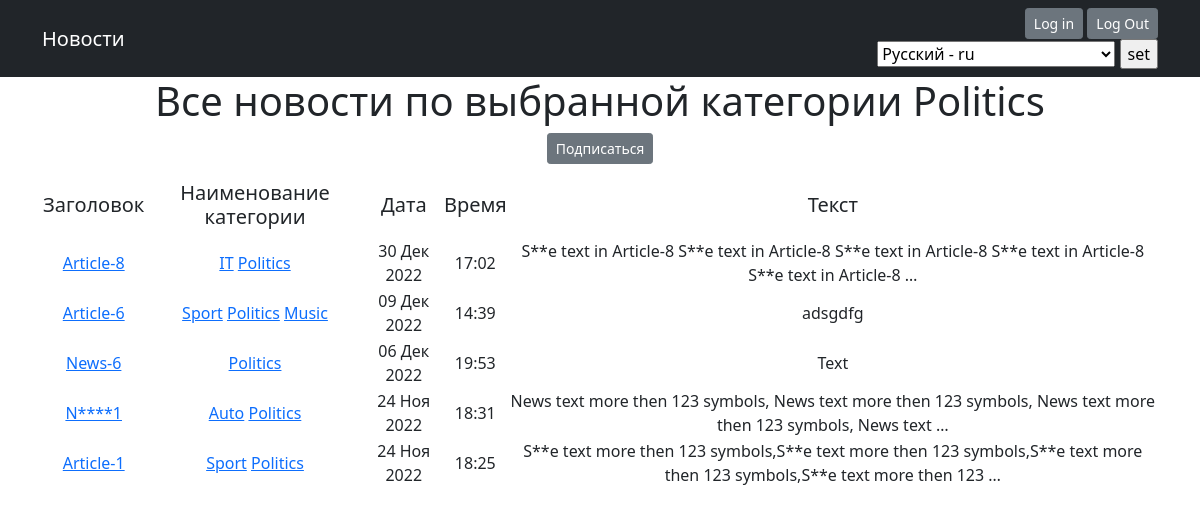
Page /news/categories/2 on the earlier database version.
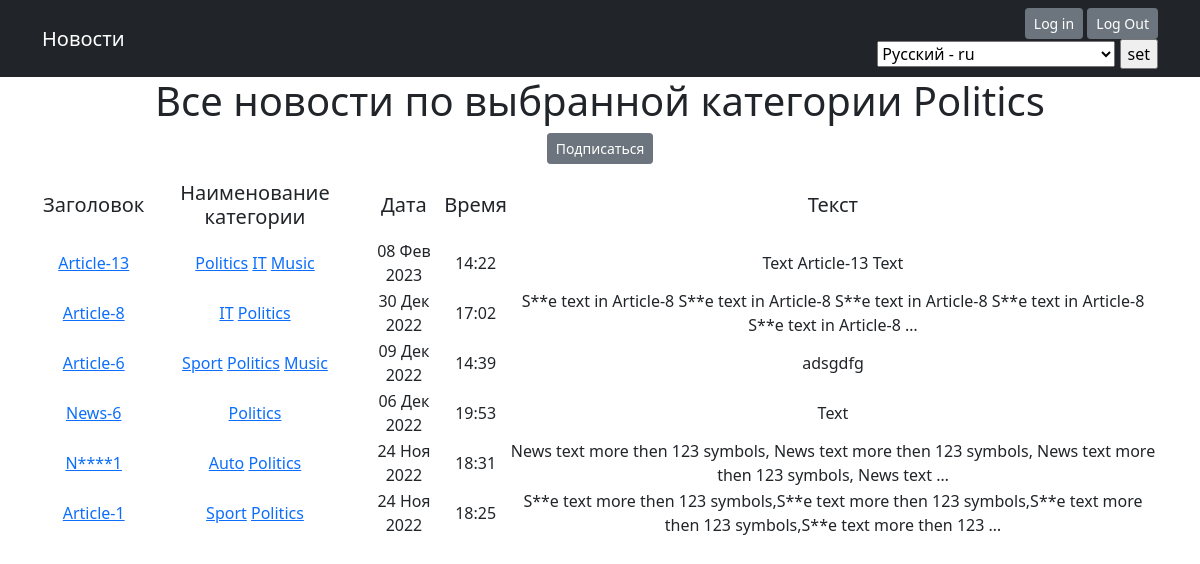
Same page on the later database version.
### news/models.py (models this page shows, shortened)
class Post(models.Model):
    authorP = models.ForeignKey(Author, on_delete=models.CASCADE)
    articles = "AR"
    news = "NW"
    CATEGORY_TYPES = [
        (articles, 'Статья'),
        (news, 'Новость')
    ]
    category_type = models.CharField(max_length=2, choices=CATEGORY_TYPES, default=news)
    time_add = models.DateTimeField(auto_now_add=True)
    post_category = models.ManyToManyField(Category, through='PostCategory')
    title = models.CharField(max_length=255)
    text = models.TextField()
    rating = models.IntegerField(default=0)
    def get_absolute_url(self):
        return reverse('news_detail', args=[str(self.id)])

class Category(models.Model):
    name = models.CharField(max_length=127, unique=True, help_text=_('Category name'))
    subscribers = models.ManyToManyField(User, through='SubscribeCategory')
    def __str__(self):
        return f'{self.name}'

### news/views.py (the view)
# urls.py: path('categories/<int:pk>', cache_page(60)(CategoryListView.as_view()), name='category_list'),
class CategoryListView(ListView):
    model = Post
    template_name = 'category_list.html'
    context_object_name = 'category_list'
    def get_queryset(self):
        self.category = get_object_or_404(Category, id=self.kwargs['pk'])
        queryset = Post.objects.filter(post_category=self.category).order_by('-time_add')
        return queryset
    def get_context_data(self, **kwargs):
        context = super().get_context_data(**kwargs)
        context['is_not_subscriber'] = self.request.user not in self.category.subscribers.all()
        context['category'] = self.category
        return context

### news/templatetags/d36_filters.py (called while the page is built)
@register.filter()
def censor(txt):
    replace_list = ['some', 'news-1']
    if not isinstance(txt, str):
        raise TypeError(f'invalid object type for censorship')
    else:
        for word in txt.split(" "):
            if word.lower() in replace_list:
                txt = txt.replace(word, f'{word[0]}{"*"*(len(word)-2)}{word[-1]}')
    return txt

### templates/category_list.html (shortened to what this page needs)
{% extends 'flatpages/default.html' %}
{% load d36_filters %}
{% load custom_tags %}
{% load i18n %}
{% block content %}
<h1>{% translate "All news on the selected category" %}
    {{ category }}
</h1>
  {% if is_not_subscriber %}
  <p class="text-center"><a href="{% url 'subscribe' category.id %}" class="btn btn-secondary btn-sm">{% translate "Subscribe" %}</a></p>
  {% endif %}
   {% if category_list %}
       <table>
           <tr>
               <td><h5>{% translate "Title" %}</h5></td>
               <td><h5>{% translate "Category" %}</h5></td>
               <td><h5>{% translate "Date" %}</h5></td>
               <td><h5>{% translate "Time" %}</h5></td>
               <td><h5>{% translate "Text" %}</h5></td>
           </tr>
           {% for n in category_list %}
           <tr>
               <td><a href="{{n.get_absolute_url}}">{{ n.title|censor }}</a></td>
               <td>{% for cat in n.post_category.all %}
                    <a href="{% url 'category_list' cat.id %}">{{ cat.name }}</a>
                    {% endfor %}
               </td>
               <td>{{ n.time_add|date:'d M Y' }}</td>
               <td>{{ n.time_add|time }}</td>
               <td>{{ n.text|truncatewords:20|censor }}</td>
           </tr>
           {% endfor %}
       </table>
   {% else %}
       <h2>{% translate "There is no news" %}</h2>
   {% endif %}
{% endblock content %}

Differences in the rows shown:
added Post: title|censor "Article-13", time_add "08 Фев 2023", time_add "14:22", text|censor "Text Article-13 Text", Category (name "Politics"), Category (name "IT"), Category (name "Music")
